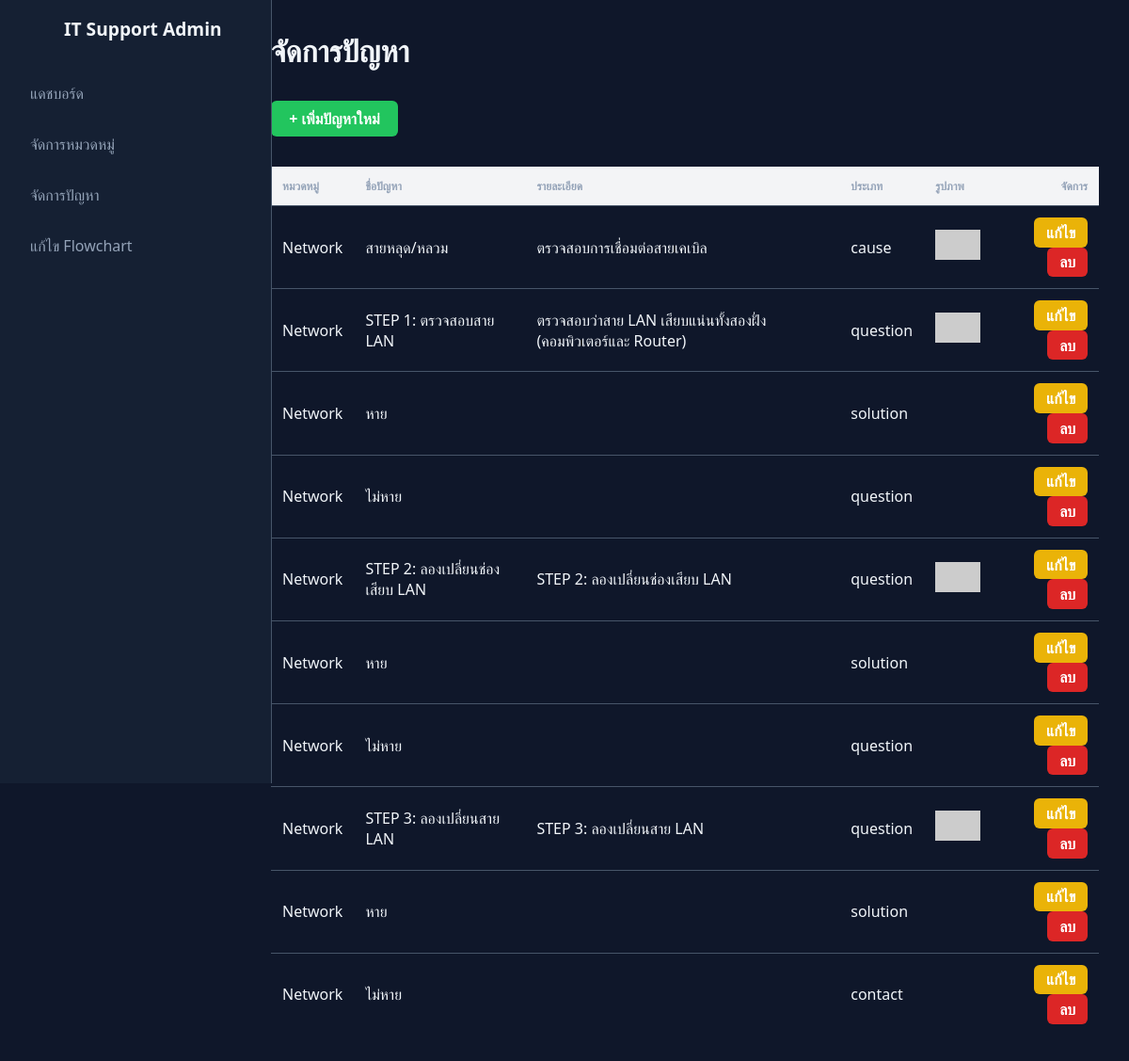
Before: /admin/problems.php with the older database file.
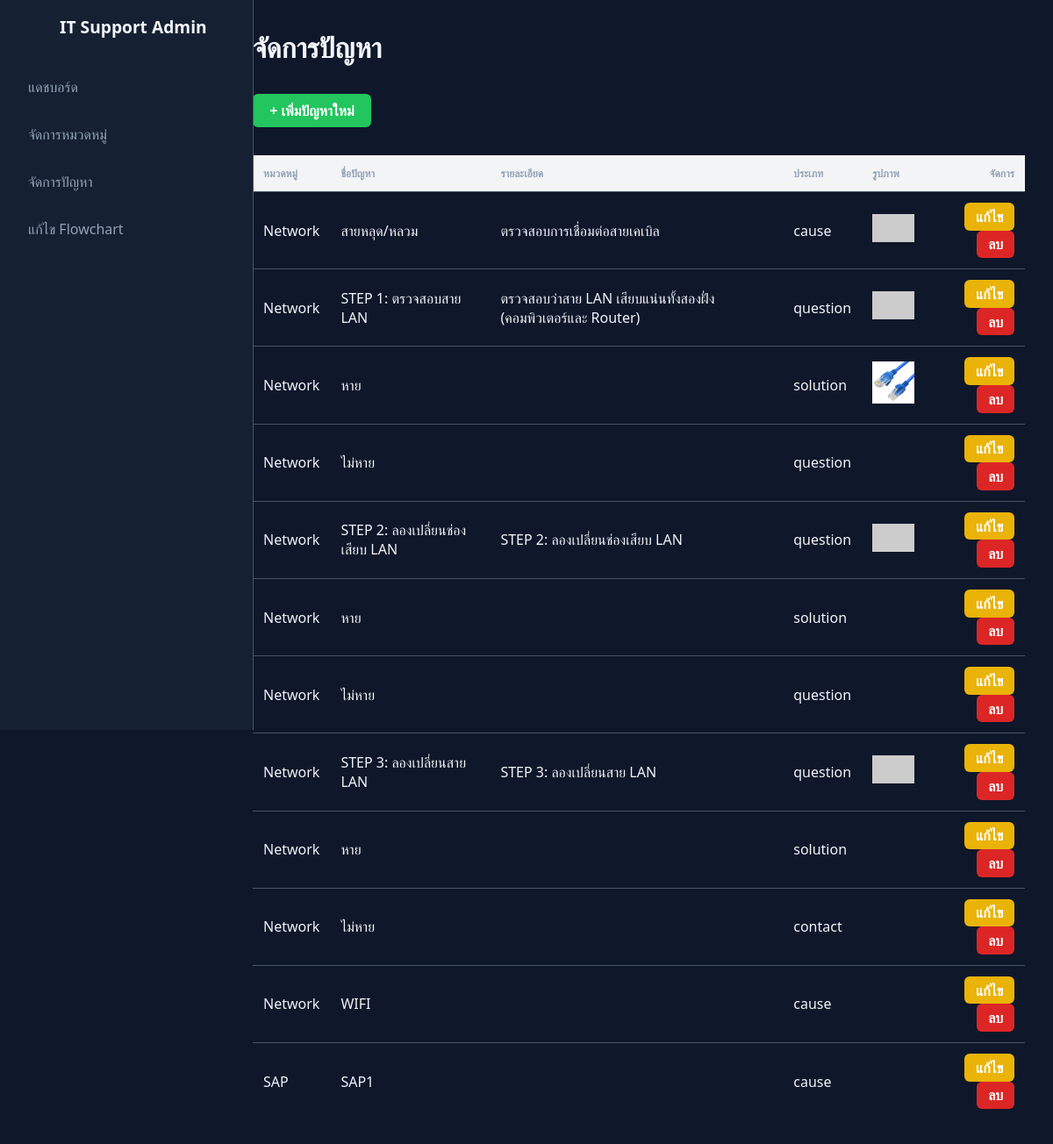
After: the same page with the newer database file.
### tables this page shows
CREATE TABLE `cause_it` (
  `id` int(11) NOT NULL,
  `title` varchar(255) NOT NULL,
  `text` text DEFAULT NULL,
  `image` text DEFAULT NULL,
  `type` enum('cause','question','solution','contact') NOT NULL,
  `title_id` int(11) NOT NULL,
  `parent_id` int(11) DEFAULT NULL
);

CREATE TABLE `title_it` (
  `id` int(11) NOT NULL,
  `title` varchar(255) NOT NULL,
  `icon` text DEFAULT NULL,
  `color` varchar(32) DEFAULT NULL
);

### admin/problems.php (the view)
<?php
require_once __DIR__ . '/../inc/db.php';
include_once __DIR__ . '/../inc/admin_header.php';
$res = $db->query("
    SELECT c.id, c.title, c.text, c.type, c.image, c.title_id, c.parent_id, t.title AS category_title
    FROM cause_it c
    LEFT JOIN title_it t ON c.title_id = t.id
    ORDER BY c.id ASC
");
$problems = [];
while ($row = $res->fetch_assoc()) $problems[] = $row;
?>
<h1 style="margin-bottom:2rem;">จัดการปัญหา</h1>
<div style="margin-bottom:2rem;">
    <a href="add_problem.php" class="adminit-btn" style="background:#22c55e;color:#fff;padding:0.5rem 1.2rem;border-radius:6px;text-decoration:none;">+ เพิ่มปัญหาใหม่</a>
</div>
<table style="width:100%;border-collapse:collapse;">
    <thead>
        <tr style="background:#f3f4f6;">
            <th style="padding:0.75rem;">หมวดหมู่</th>
            <th style="padding:0.75rem;">ชื่อปัญหา</th>
            <th style="padding:0.75rem;">รายละเอียด</th>
            <th style="padding:0.75rem;">ประเภท</th>
            <th style="padding:0.75rem;">รูปภาพ</th>
            <th style="padding:0.75rem;text-align:right;">จัดการ</th>
        </tr>
    </thead>
    <tbody>
        <?php foreach($problems as $p): ?>
        <tr>
            <td style="padding:0.75rem;"><?= htmlspecialchars($p['category_title']) ?></td>
            <td style="padding:0.75rem;"><?= htmlspecialchars($p['title']) ?></td>
            <td style="padding:0.75rem;"><?= htmlspecialchars($p['text']) ?></td>
            <td style="padding:0.75rem;"><?= htmlspecialchars($p['type']) ?></td>
            <td style="padding:0.75rem;">
                <?php if($p['image']): ?>
                    <img src="../uploads/<?= htmlspecialchars($p['image']) ?>" alt="img" style="max-width:48px;max-height:48px;">
                <?php endif; ?>
            </td>
            <td style="padding:0.75rem;text-align:right;">
                <a href="edit_problem.php?id=<?= $p['id'] ?>" class="adminit-btn" style="background:#eab308;color:#fff;padding:0.3rem 0.8rem;border-radius:6px;text-decoration:none;">แก้ไข</a>
                <a href="delete_problem.php?id=<?= $p['id'] ?>" class="adminit-btn" style="background:#dc2626;color:#fff;padding:0.3rem 0.8rem;border-radius:6px;text-decoration:none;" onclick="return confirm('ลบปัญหานี้?');">ลบ</a>
            </td>
        </tr>
        <?php endforeach; ?>
    </tbody>
</table>
<?php include_once __DIR__ . '/../inc/footer.php'; ?>

### inc/admin_header.php (shortened to what this page needs)
<!DOCTYPE html>
<html lang="th">
<head>
    <link rel="stylesheet" href="../assets/css/admin.css">
    <link rel="stylesheet" href="/ITs_man_itn/assets/css/admin.css">
</head>
<body>
    <div class="adminit-admin-container">
        <aside class="adminit-sidebar">
            <div class="adminit-sidebar-header" style="margin-bottom:2rem;">
                <svg class="adminit-icon" width="28" height="28" style="vertical-align:middle;"><use href="#icon-wrench"></use></svg>
                <span style="font-size:1.2rem;font-weight:bold;margin-left:0.5rem;">IT Support Admin</span>
            </div>
            <nav>
                <ul style="list-style:none;padding:0;margin:0;">
                    <li><a href="dashboard.php" class="nav-link">แดชบอร์ด</a></li>
                    <li><a href="categories.php" class="nav-link">จัดการหมวดหมู่</a></li>
                    <li><a href="problems.php" class="nav-link">จัดการปัญหา</a></li>
                    <li><a href="editor.php" class="nav-link">แก้ไข Flowchart</a></li>
                </ul>
            </nav>
        </aside>
        <main class="adminit-main-content">

### inc/footer.php
</body>
</html>

### assets/css/admin.css (style rules this page uses)
:root { --bg-dark-primary: #0f172a; --bg-dark-secondary: #1e293b; --bg-dark-tertiary: #334155; --bg-dark-hover: #475569; --border-color: #475569; --text-light-primary: #f1f5f9; --text-light-secondary: #94a3b8; --accent-primary: #4f46e5; --accent-primary-hover: #4338ca; --success-color: #22c55e; --warning-color: #eab308; --danger-color: #ef4444; }
body { margin: 0; font-family: 'Segoe UI', -apple-system, BlinkMacSystemFont, 'Helvetica Neue', Arial, sans-serif; background-color: var(--bg-dark-primary); color: var(--text-light-primary); font-size: 16px; }
.adminit-admin-container { display: flex; min-height: 100vh; }
.adminit-sidebar { width: 256px; background-color: #152033; border-right: 1px solid var(--border-color); padding: 1rem; flex-shrink: 0; position: fixed; top: 0; left: 0; height: 100vh; overflow-y: auto; z-index: 10; }
.adminit-main-content { flex-grow: 1; padding: 2rem; overflow-y: auto; margin-left: 256px; }
.adminit-sidebar-header { display: flex; align-items: center; gap: 0.5rem; margin-bottom: 2rem; padding: 0 0.5rem; }
.adminit-sidebar-header .adminit-icon { color: var(--accent-primary); }
.adminit-sidebar nav a { display: flex; align-items: center; gap: 0.75rem; padding: 0.75rem 1rem; border-radius: 0.5rem; color: var(--text-light-secondary); text-decoration: none; font-weight: 500; transition: background-color 0.2s, color 0.2s; margin-bottom: 0.5rem; }
h1 { font-size: 2rem; font-weight: bold; margin: 0; }
.adminit-btn { display: inline-flex; align-items: center; gap: 0.5rem; padding: 0.6rem 1rem; border: none; border-radius: 0.5rem; font-weight: 600; cursor: pointer; transition: background-color 0.2s; }
table { width: 100%; border-collapse: collapse; text-align: left; }
th, td { padding: 1rem; }
thead { background-color: #152033; color: var(--text-light-secondary); text-transform: uppercase; font-size: 0.75rem; }
tbody tr { border-top: 1px solid var(--border-color); }

Changed rows visible on the page:
changed cause_it (number 3 of 12 on the later page): image: picture added
added cause_it: title.title "Network", title "WIFI", type "cause"
added cause_it: title.title "SAP", title "SAP1", type "cause"
